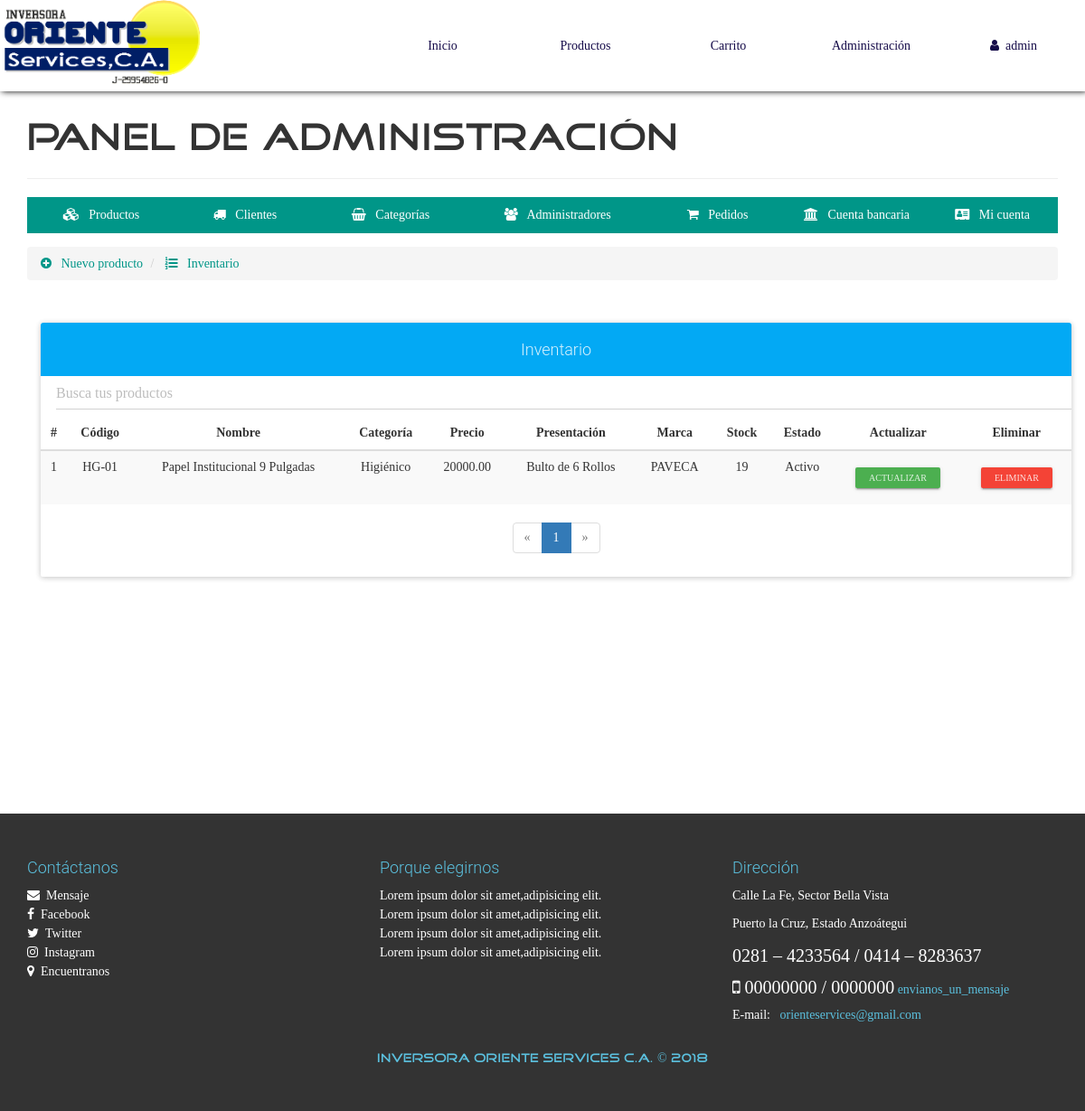
Before: /configAdmin.php?view=productlist (signed in) with the older database file.
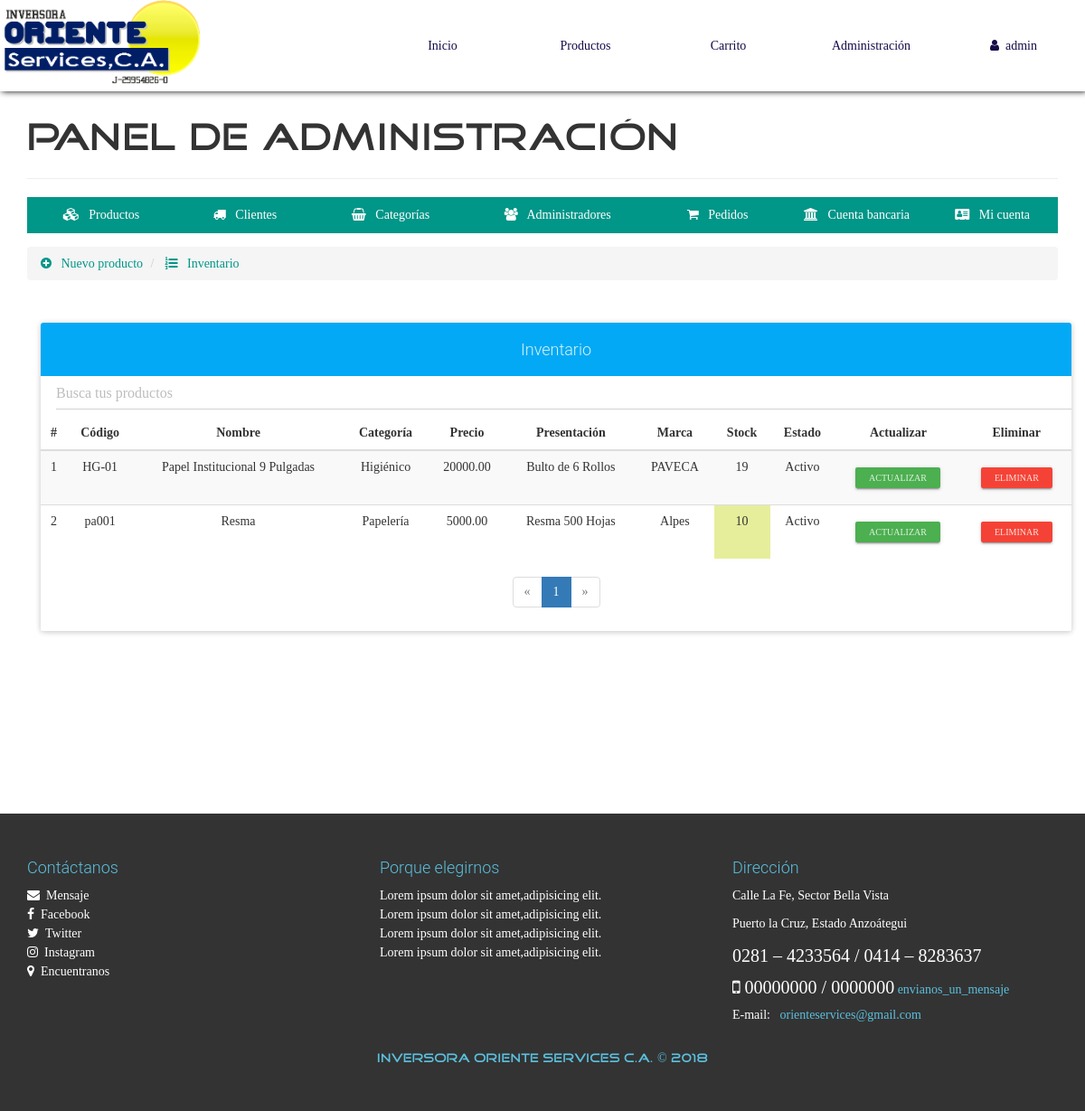
After: the same page with the newer database file.
### tables this page shows
CREATE TABLE `producto` (
  `id` int(20) NOT NULL,
  `CodigoProd` varchar(30) NOT NULL,
  `NombreProd` varchar(30) NOT NULL,
  `CodigoCat` varchar(30) NOT NULL,
  `Precio` decimal(30,2) NOT NULL,
  `Descuento` int(2) NOT NULL,
  `Presentación` varchar(30) NOT NULL,
  `Marca` varchar(30) NOT NULL,
  `Stock` int(20) NOT NULL,
  `RIFProveedor` varchar(30) NOT NULL,
  `Imagen` varchar(150) NOT NULL,
  `Nombre` varchar(30) NOT NULL,
  `Estado` varchar(15) NOT NULL
);

CREATE TABLE `categoria` (
  `CodigoCat` varchar(30) NOT NULL,
  `Nombre` varchar(30) NOT NULL,
  `Descripcion` text NOT NULL
);

### library/consulSQL.php (called while the page is built, shortened)
<?php
class ejecutarSQL {
    public static function conectar(){
        if(!$con=  mysqli_connect(SERVER,USER,PASS,BD)){
            echo "Error en el servidor, verifique sus datos";
        }
        mysqli_set_charset($con, "utf8");
        return $con;
    }
    public static function consultar($query) {
        if (!$consul = mysqli_query(ejecutarSQL::conectar(), $query)) {
            echo 'Error en la consulta SQL ejecutada';
        }
        return $consul;
    }
}

### admin/productlist-view.php (the view, shortened to what the changed rows need)
<div class="container">
	<div class="row">
		<div class="col-xs-12">
            <br><br>
            <div class="panel panel-info">
                <div class="table-responsive">
                  <table class="table table-striped table-hover" id="tabla_productos">
                      <thead class="">
                          <tr>
                          	  <th class="text-center">#</th>
                              <th class="text-center">Código</th>
                              <th class="text-center">Nombre</th>
                              <th class="text-center">Categoría</th>
                              <th class="text-center">Precio</th>
                              <th class="text-center">Presentación</th>
                              <th class="text-center">Marca</th>
                              <th class="text-center">Stock</th>
                              <th class="text-center">Estado</th>
                              <?php if($_SESSION['Nivel'] == 1){ ?>
                                <th class="text-center">Actualizar</th>
                                <th class="text-center">Eliminar</th>
                              <?php } ?>
                          </tr>
                      </thead>
                      <tbody>
                        <?php
                        	$mysqli = mysqli_connect(SERVER, USER, PASS, BD);
							mysqli_set_charset($mysqli, "utf8");
							$pagina = isset($_GET['pag']) ? (int)$_GET['pag'] : 1;
							$regpagina = 30;
							$inicio = ($pagina > 1) ? (($pagina * $regpagina) - $regpagina) : 0;
							$productos=mysqli_query($mysqli,"SELECT SQL_CALC_FOUND_ROWS * FROM producto LIMIT $inicio, $regpagina");
							$totalregistros = mysqli_query($mysqli,"SELECT FOUND_ROWS()");
							$totalregistros = mysqli_fetch_array($totalregistros, MYSQLI_ASSOC);
							$numeropaginas = ceil($totalregistros["FOUND_ROWS()"]/$regpagina);
							$cr=$inicio+1;
                            while($prod=mysqli_fetch_array($productos, MYSQLI_ASSOC)){
                        ?>
                        <tr>
                        	<td class="text-center"><?php echo $cr; ?></td>
                        	<td class="text-center"><?php echo $prod['CodigoProd']; ?></td>
                        	<td class="text-center"><?php echo $prod['NombreProd']; ?></td>
                        	<td class="text-center">
                        		<?php
                        			$categ=ejecutarSQL::consultar("SELECT Nombre FROM categoria WHERE CodigoCat='".$prod['CodigoCat']."'");
                        			$datc=mysqli_fetch_array($categ, MYSQLI_ASSOC);
                        			echo $datc['Nombre'];
                        		?>
                        	</td>
                        	<td class="text-center"><?php echo $prod['Precio']; ?></td>
                        	<td class="text-center"><?php echo $prod['Presentación']; ?></td>
                        	<td class="text-center"><?php echo $prod['Marca']; ?></td>
                          <?php if($prod['Stock'] <= 10){ ?>
                        	<td class="text-center" style="background: #E6EE9C;">
                            <?php
                                echo $prod['Stock'];
                            ?>
                          </td>
                           <?php }else{ ?>
                        	<td class="text-center">
                        		<?php echo $prod['Stock']; ?>
                        	</td><?php } ?>
                        	<td class="text-center">
                        		<?php echo $prod['Estado']; ?>
                        	</td>
                        	<td class="text-center">
                        	 <?php if($_SESSION['Nivel'] == 1 || $_SESSION['Nivel'] == 2){ ?>
                            <a href="configAdmin.php?view=productinfo&code=<?php echo $prod['CodigoProd']; ?>" class="btn btn-raised btn-xs btn-success">Actualizar</a>
                        	 <?php } ?>
                          </td>
                          <?php if($_SESSION['Nivel'] == 1){  ?>
                        	<td class="text-center">
                        		<form action="process/delprod.php" method="POST" class="FormCatElec" data-form="delete">
                        			<button type="submit" class="btn btn-raised btn-xs btn-danger">Eliminar</button>
                        		</form>
                        	</td>
                          <?php } ?>
                        </tr>
                        <?php
                        	$cr++;
                        	}
                        ?>
                      </tbody>
                  </table>
                </div>
                <?php if($numeropaginas>=1): ?>
              	<div class="text-center">
                  <ul class="pagination">
                    <?php
                        for($i=1; $i <= $numeropaginas; $i++ ){
                            if($pagina == $i){
                                echo '<li class="active"><a href="configAdmin.php?view=productlist&pag='.$i.'">'.$i.'</a></li>';
                            }else{
                                echo '<li><a href="configAdmin.php?view=productlist&pag='.$i.'">'.$i.'</a></li>';
                            }
                        }
                    ?>
                  </ul>
                </div>
                <?php endif; ?>
            </div>
        </div>
	</div>
</div>

Changed rows visible on the page:
added producto: CodigoProd "pa001", NombreProd "Resma", CodigoCat.Nombre "Papelería", Precio "5000.00", Presentación "Resma 500 Hojas", Marca "Alpes", Stock "10", Estado "Activo"
